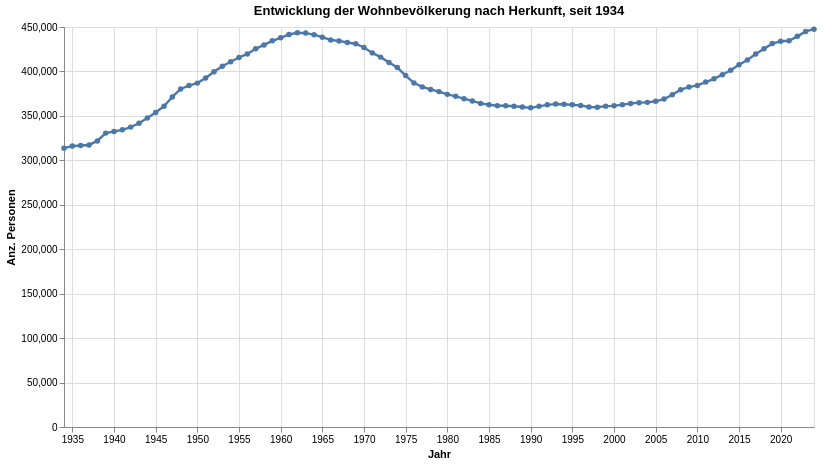

Here is the notebook cell this chart was saved with:
### Code cell
grafik1

### Figure 1 — Vega-Lite specification as saved in the notebook (floating-point values rounded to 4 significant figures)
{"config": {"view": {"continuousWidth": 300, "continuousHeight": 300}}, "layer": [{"mark": {"type": "circle"}, "encoding": {"opacity": {"value": 1.3}, "tooltip": [{"field": "Jahr", "type": "temporal"}, {"field": "AnzMittelBest", "type": "quantitative"}], "x": {"axis": {"title": "Jahr"}, "field": "Jahr", "type": "temporal"}, "y": {"axis": {"title": "Anz. Personen"}, "field": "AnzMittelBest", "type": "quantitative"}}, "name": "view_6", "title": "Entwicklung der Wohnbevölkerung nach Herkunft, seit 1934"}, {"mark": {"type": "line"}, "encoding": {"strokeWidth": {"condition": {"test": {"not": {"param": "param_6"}}, "value": 1.2}, "value": 2.4}, "tooltip": [{"field": "Jahr", "type": "temporal"}, {"field": "AnzMittelBest", "type": "quantitative"}], "x": {"axis": {"title": "Jahr"}, "field": "Jahr", "type": "temporal"}, "y": {"axis": {"title": "Anz. Personen"}, "field": "AnzMittelBest", "type": "quantitative"}}, "title": "Entwicklung der Wohnbevölkerung nach Herkunft, seit 1934"}], "data": {"name": "data-414d326d78afd26f789414ea257a744d"}, "height": 400, "params": [{"name": "param_6", "select": {"type": "point", "fields": [""], "nearest": true, "on": "pointerover"}, "views": ["view_6"]}], "width": 750, "$schema": "https://vega.github.io/schema/vega-lite/v5.8.0.json", "datasets": {"data-414d326d78afd26f789414ea257a744d": [{"Jahr": "1934-01-01T00:00:00", "StichtagDatJahr": "1934-01-01T00:00:00", "AnzMittelBest": 313680, "Jahr_str": "1934-01-01", "Jahr_nbr": 1934}, {"Jahr": "1935-01-01T00:00:00", "StichtagDatJahr": "1935-01-01T00:00:00", "AnzMittelBest": 316050, "Jahr_str": "1935-01-01", "Jahr_nbr": 1935}, {"Jahr": "1936-01-01T00:00:00", "StichtagDatJahr": "1936-01-01T00:00:00", "AnzMittelBest": 316630, "Jahr_str": "1936-01-01", "Jahr_nbr": 1936}, {"Jahr": "1937-01-01T00:00:00", "StichtagDatJahr": "1937-01-01T00:00:00", "AnzMittelBest": 317310, "Jahr_str": "1937-01-01", "Jahr_nbr": 1937}, {"Jahr": "1938-01-01T00:00:00", "StichtagDatJahr": "1938-01-01T00:00:00", "AnzMittelBest": 321800, "Jahr_str": "1938-01-01", "Jahr_nbr": 1938}, {"Jahr": "1939-01-01T00:00:00", "StichtagDatJahr": "1939-01-01T00:00:00", "AnzMittelBest": 330620, "Jahr_str": "1939-01-01", "Jahr_nbr": 1939}, {"Jahr": "1940-01-01T00:00:00", "StichtagDatJahr": "1940-01-01T00:00:00", "AnzMittelBest": 332430, "Jahr_str": "1940-01-01", "Jahr_nbr": 1940}, {"Jahr": "1941-01-01T00:00:00", "StichtagDatJahr": "1941-01-01T00:00:00", "AnzMittelBest": 334290, "Jahr_str": "1941-01-01", "Jahr_nbr": 1941}, {"Jahr": "1942-01-01T00:00:00", "StichtagDatJahr": "1942-01-01T00:00:00", "AnzMittelBest": 337370, "Jahr_str": "1942-01-01", "Jahr_nbr": 1942}, {"Jahr": "1943-01-01T00:00:00", "StichtagDatJahr": "1943-01-01T00:00:00", "AnzMittelBest": 341660, "Jahr_str": "1943-01-01", "Jahr_nbr": 1943}, {"Jahr": "1944-01-01T00:00:00", "StichtagDatJahr": "1944-01-01T00:00:00", "AnzMittelBest": 347750, "Jahr_str": "1944-01-01", "Jahr_nbr": 1944}, {"Jahr": "1945-01-01T00:00:00", "StichtagDatJahr": "1945-01-01T00:00:00", "AnzMittelBest": 353800, "Jahr_str": "1945-01-01", "Jahr_nbr": 1945}, {"Jahr": "1946-01-01T00:00:00", "StichtagDatJahr": "1946-01-01T00:00:00", "AnzMittelBest": 360910, "Jahr_str": "1946-01-01", "Jahr_nbr": 1946}, {"Jahr": "1947-01-01T00:00:00", "StichtagDatJahr": "1947-01-01T00:00:00", "AnzMittelBest": 371330, "Jahr_str": "1947-01-01", "Jahr_nbr": 1947}, {"Jahr": "1948-01-01T00:00:00", "StichtagDatJahr": "1948-01-01T00:00:00", "AnzMittelBest": 380250, "Jahr_str": "1948-01-01", "Jahr_nbr": 1948}, {"Jahr": "1949-01-01T00:00:00", "StichtagDatJahr": "1949-01-01T00:00:00", "AnzMittelBest": 384070, "Jahr_str": "1949-01-01", "Jahr_nbr": 1949}, {"Jahr": "1950-01-01T00:00:00", "StichtagDatJahr": "1950-01-01T00:00:00", "AnzMittelBest": 386860, "Jahr_str": "1950-01-01", "Jahr_nbr": 1950}, {"Jahr": "1951-01-01T00:00:00", "StichtagDatJahr": "1951-01-01T00:00:00", "AnzMittelBest": 392690, "Jahr_str": "1951-01-01", "Jahr_nbr": 1951}, {"Jahr": "1952-01-01T00:00:00", "StichtagDatJahr": "1952-01-01T00:00:00", "AnzMittelBest": 399580, "Jahr_str": "1952-01-01", "Jahr_nbr": 1952}, {"Jahr": "1953-01-01T00:00:00", "StichtagDatJahr": "1953-01-01T00:00:00", "AnzMittelBest": 405770, "Jahr_str": "1953-01-01", "Jahr_nbr": 1953}, {"Jahr": "1954-01-01T00:00:00", "StichtagDatJahr": "1954-01-01T00:00:00", "AnzMittelBest": 410900, "Jahr_str": "1954-01-01", "Jahr_nbr": 1954}, {"Jahr": "1955-01-01T00:00:00", "StichtagDatJahr": "1955-01-01T00:00:00", "AnzMittelBest": 415730, "Jahr_str": "1955-01-01", "Jahr_nbr": 1955}, {"Jahr": "1956-01-01T00:00:00", "StichtagDatJahr": "1956-01-01T00:00:00", "AnzMittelBest": 419730, "Jahr_str": "1956-01-01", "Jahr_nbr": 1956}, {"Jahr": "1957-01-01T00:00:00", "StichtagDatJahr": "1957-01-01T00:00:00", "AnzMittelBest": 425450, "Jahr_str": "1957-01-01", "Jahr_nbr": 1957}, {"Jahr": "1958-01-01T00:00:00", "StichtagDatJahr": "1958-01-01T00:00:00", "AnzMittelBest": 429840, "Jahr_str": "1958-01-01", "Jahr_nbr": 1958}, {"Jahr": "1959-01-01T00:00:00", "StichtagDatJahr": "1959-01-01T00:00:00", "AnzMittelBest": 434410, "Jahr_str": "1959-01-01", "Jahr_nbr": 1959}, {"Jahr": "1960-01-01T00:00:00", "StichtagDatJahr": "1960-01-01T00:00:00", "AnzMittelBest": 437780, "Jahr_str": "1960-01-01", "Jahr_nbr": 1960}, {"Jahr": "1961-01-01T00:00:00", "StichtagDatJahr": "1961-01-01T00:00:00", "AnzMittelBest": 441590, "Jahr_str": "1961-01-01", "Jahr_nbr": 1961}, {"Jahr": "1962-01-01T00:00:00", "StichtagDatJahr": "1962-01-01T00:00:00", "AnzMittelBest": 443500, "Jahr_str": "1962-01-01", "Jahr_nbr": 1962}, {"Jahr": "1963-01-01T00:00:00", "StichtagDatJahr": "1963-01-01T00:00:00", "AnzMittelBest": 443170, "Jahr_str": "1963-01-01", "Jahr_nbr": 1963}, {"Jahr": "1964-01-01T00:00:00", "StichtagDatJahr": "1964-01-01T00:00:00", "AnzMittelBest": 441380, "Jahr_str": "1964-01-01", "Jahr_nbr": 1964}, {"Jahr": "1965-01-01T00:00:00", "StichtagDatJahr": "1965-01-01T00:00:00", "AnzMittelBest": 438520, "Jahr_str": "1965-01-01", "Jahr_nbr": 1965}, {"Jahr": "1966-01-01T00:00:00", "StichtagDatJahr": "1966-01-01T00:00:00", "AnzMittelBest": 435420, "Jahr_str": "1966-01-01", "Jahr_nbr": 1966}, {"Jahr": "1967-01-01T00:00:00", "StichtagDatJahr": "1967-01-01T00:00:00", "AnzMittelBest": 434340, "Jahr_str": "1967-01-01", "Jahr_nbr": 1967}, {"Jahr": "1968-01-01T00:00:00", "StichtagDatJahr": "1968-01-01T00:00:00", "AnzMittelBest": 432600, "Jahr_str": "1968-01-01", "Jahr_nbr": 1968}, {"Jahr": "1969-01-01T00:00:00", "StichtagDatJahr": "1969-01-01T00:00:00", "AnzMittelBest": 431200, "Jahr_str": "1969-01-01", "Jahr_nbr": 1969}, {"Jahr": "1970-01-01T00:00:00", "StichtagDatJahr": "1970-01-01T00:00:00", "AnzMittelBest": 426930, "Jahr_str": "1970-01-01", "Jahr_nbr": 1970}, {"Jahr": "1971-01-01T00:00:00", "StichtagDatJahr": "1971-01-01T00:00:00", "AnzMittelBest": 420880, "Jahr_str": "1971-01-01", "Jahr_nbr": 1971}, {"Jahr": "1972-01-01T00:00:00", "StichtagDatJahr": "1972-01-01T00:00:00", "AnzMittelBest": 416120, "Jahr_str": "1972-01-01", "Jahr_nbr": 1972}, {"Jahr": "1973-01-01T00:00:00", "StichtagDatJahr": "1973-01-01T00:00:00", "AnzMittelBest": 410110, "Jahr_str": "1973-01-01", "Jahr_nbr": 1973}, {"Jahr": "1974-01-01T00:00:00", "StichtagDatJahr": "1974-01-01T00:00:00", "AnzMittelBest": 404370, "Jahr_str": "1974-01-01", "Jahr_nbr": 1974}, {"Jahr": "1975-01-01T00:00:00", "StichtagDatJahr": "1975-01-01T00:00:00", "AnzMittelBest": 395390, "Jahr_str": "1975-01-01", "Jahr_nbr": 1975}, {"Jahr": "1976-01-01T00:00:00", "StichtagDatJahr": "1976-01-01T00:00:00", "AnzMittelBest": 386940, "Jahr_str": "1976-01-01", "Jahr_nbr": 1976}, {"Jahr": "1977-01-01T00:00:00", "StichtagDatJahr": "1977-01-01T00:00:00", "AnzMittelBest": 382640, "Jahr_str": "1977-01-01", "Jahr_nbr": 1977}, {"Jahr": "1978-01-01T00:00:00", "StichtagDatJahr": "1978-01-01T00:00:00", "AnzMittelBest": 379760, "Jahr_str": "1978-01-01", "Jahr_nbr": 1978}, {"Jahr": "1979-01-01T00:00:00", "StichtagDatJahr": "1979-01-01T00:00:00", "AnzMittelBest": 377300, "Jahr_str": "1979-01-01", "Jahr_nbr": 1979}, {"Jahr": "1980-01-01T00:00:00", "StichtagDatJahr": "1980-01-01T00:00:00", "AnzMittelBest": 374210, "Jahr_str": "1980-01-01", "Jahr_nbr": 1980}, {"Jahr": "1981-01-01T00:00:00", "StichtagDatJahr": "1981-01-01T00:00:00", "AnzMittelBest": 372040, "Jahr_str": "1981-01-01", "Jahr_nbr": 1981}, {"Jahr": "1982-01-01T00:00:00", "StichtagDatJahr": "1982-01-01T00:00:00", "AnzMittelBest": 369400, "Jahr_str": "1982-01-01", "Jahr_nbr": 1982}, {"Jahr": "1983-01-01T00:00:00", "StichtagDatJahr": "1983-01-01T00:00:00", "AnzMittelBest": 366820, "Jahr_str": "1983-01-01", "Jahr_nbr": 1983}, {"Jahr": "1984-01-01T00:00:00", "StichtagDatJahr": "1984-01-01T00:00:00", "AnzMittelBest": 364070, "Jahr_str": "1984-01-01", "Jahr_nbr": 1984}, {"Jahr": "1985-01-01T00:00:00", "StichtagDatJahr": "1985-01-01T00:00:00", "AnzMittelBest": 362480, "Jahr_str": "1985-01-01", "Jahr_nbr": 1985}, {"Jahr": "1986-01-01T00:00:00", "StichtagDatJahr": "1986-01-01T00:00:00", "AnzMittelBest": 361470, "Jahr_str": "1986-01-01", "Jahr_nbr": 1986}, {"Jahr": "1987-01-01T00:00:00", "StichtagDatJahr": "1987-01-01T00:00:00", "AnzMittelBest": 361450, "Jahr_str": "1987-01-01", "Jahr_nbr": 1987}, {"Jahr": "1988-01-01T00:00:00", "StichtagDatJahr": "1988-01-01T00:00:00", "AnzMittelBest": 360810, "Jahr_str": "1988-01-01", "Jahr_nbr": 1988}, {"Jahr": "1989-01-01T00:00:00", "StichtagDatJahr": "1989-01-01T00:00:00", "AnzMittelBest": 360030, "Jahr_str": "1989-01-01", "Jahr_nbr": 1989}, {"Jahr": "1990-01-01T00:00:00", "StichtagDatJahr": "1990-01-01T00:00:00", "AnzMittelBest": 359050, "Jahr_str": "1990-01-01", "Jahr_nbr": 1990}, {"Jahr": "1991-01-01T00:00:00", "StichtagDatJahr": "1991-01-01T00:00:00", "AnzMittelBest": 360730, "Jahr_str": "1991-01-01", "Jahr_nbr": 1991}, {"Jahr": "1992-01-01T00:00:00", "StichtagDatJahr": "1992-01-01T00:00:00", "AnzMittelBest": 362450, "Jahr_str": "1992-01-01", "Jahr_nbr": 1992}, {"Jahr": "1993-01-01T00:00:00", "StichtagDatJahr": "1993-01-01T00:00:00", "AnzMittelBest": 363278, "Jahr_str": "1993-01-01", "Jahr_nbr": 1993}, {"Jahr": "1994-01-01T00:00:00", "StichtagDatJahr": "1994-01-01T00:00:00", "AnzMittelBest": 363062, "Jahr_str": "1994-01-01", "Jahr_nbr": 1994}, {"Jahr": "1995-01-01T00:00:00", "StichtagDatJahr": "1995-01-01T00:00:00", "AnzMittelBest": 362445, "Jahr_str": "1995-01-01", "Jahr_nbr": 1995}, {"Jahr": "1996-01-01T00:00:00", "StichtagDatJahr": "1996-01-01T00:00:00", "AnzMittelBest": 361789, "Jahr_str": "1996-01-01", "Jahr_nbr": 1996}, {"Jahr": "1997-01-01T00:00:00", "StichtagDatJahr": "1997-01-01T00:00:00", "AnzMittelBest": 359970, "Jahr_str": "1997-01-01", "Jahr_nbr": 1997}, {"Jahr": "1998-01-01T00:00:00", "StichtagDatJahr": "1998-01-01T00:00:00", "AnzMittelBest": 359728, "Jahr_str": "1998-01-01", "Jahr_nbr": 1998}, {"Jahr": "1999-01-01T00:00:00", "StichtagDatJahr": "1999-01-01T00:00:00", "AnzMittelBest": 360974, "Jahr_str": "1999-01-01", "Jahr_nbr": 1999}, {"Jahr": "2000-01-01T00:00:00", "StichtagDatJahr": "2000-01-01T00:00:00", "AnzMittelBest": 361301, "Jahr_str": "2000-01-01", "Jahr_nbr": 2000}, {"Jahr": "2001-01-01T00:00:00", "StichtagDatJahr": "2001-01-01T00:00:00", "AnzMittelBest": 362664, "Jahr_str": "2001-01-01", "Jahr_nbr": 2001}, {"Jahr": "2002-01-01T00:00:00", "StichtagDatJahr": "2002-01-01T00:00:00", "AnzMittelBest": 363944, "Jahr_str": "2002-01-01", "Jahr_nbr": 2002}, {"Jahr": "2003-01-01T00:00:00", "StichtagDatJahr": "2003-01-01T00:00:00", "AnzMittelBest": 364884, "Jahr_str": "2003-01-01", "Jahr_nbr": 2003}, {"Jahr": "2004-01-01T00:00:00", "StichtagDatJahr": "2004-01-01T00:00:00", "AnzMittelBest": 365209, "Jahr_str": "2004-01-01", "Jahr_nbr": 2004}, {"Jahr": "2005-01-01T00:00:00", "StichtagDatJahr": "2005-01-01T00:00:00", "AnzMittelBest": 366418, "Jahr_str": "2005-01-01", "Jahr_nbr": 2005}, {"Jahr": "2006-01-01T00:00:00", "StichtagDatJahr": "2006-01-01T00:00:00", "AnzMittelBest": 368917, "Jahr_str": "2006-01-01", "Jahr_nbr": 2006}, {"Jahr": "2007-01-01T00:00:00", "StichtagDatJahr": "2007-01-01T00:00:00", "AnzMittelBest": 373762, "Jahr_str": "2007-01-01", "Jahr_nbr": 2007}, {"Jahr": "2008-01-01T00:00:00", "StichtagDatJahr": "2008-01-01T00:00:00", "AnzMittelBest": 379500, "Jahr_str": "2008-01-01", "Jahr_nbr": 2008}, {"Jahr": "2009-01-01T00:00:00", "StichtagDatJahr": "2009-01-01T00:00:00", "AnzMittelBest": 382453, "Jahr_str": "2009-01-01", "Jahr_nbr": 2009}, {"Jahr": "2010-01-01T00:00:00", "StichtagDatJahr": "2010-01-01T00:00:00", "AnzMittelBest": 384246, "Jahr_str": "2010-01-01", "Jahr_nbr": 2010}, {"Jahr": "2011-01-01T00:00:00", "StichtagDatJahr": "2011-01-01T00:00:00", "AnzMittelBest": 388057, "Jahr_str": "2011-01-01", "Jahr_nbr": 2011}, {"Jahr": "2012-01-01T00:00:00", "StichtagDatJahr": "2012-01-01T00:00:00", "AnzMittelBest": 391729, "Jahr_str": "2012-01-01", "Jahr_nbr": 2012}, {"Jahr": "2013-01-01T00:00:00", "StichtagDatJahr": "2013-01-01T00:00:00", "AnzMittelBest": 396342, "Jahr_str": "2013-01-01", "Jahr_nbr": 2013}, {"Jahr": "2014-01-01T00:00:00", "StichtagDatJahr": "2014-01-01T00:00:00", "AnzMittelBest": 401267, "Jahr_str": "2014-01-01", "Jahr_nbr": 2014}, {"Jahr": "2015-01-01T00:00:00", "StichtagDatJahr": "2015-01-01T00:00:00", "AnzMittelBest": 407629, "Jahr_str": "2015-01-01", "Jahr_nbr": 2015}, {"Jahr": "2016-01-01T00:00:00", "StichtagDatJahr": "2016-01-01T00:00:00", "AnzMittelBest": 412820, "Jahr_str": "2016-01-01", "Jahr_nbr": 2016}, {"Jahr": "2017-01-01T00:00:00", "StichtagDatJahr": "2017-01-01T00:00:00", "AnzMittelBest": 419549, "Jahr_str": "2017-01-01", "Jahr_nbr": 2017}, {"Jahr": "2018-01-01T00:00:00", "StichtagDatJahr": "2018-01-01T00:00:00", "AnzMittelBest": 425593, "Jahr_str": "2018-01-01", "Jahr_nbr": 2018}, {"Jahr": "2019-01-01T00:00:00", "StichtagDatJahr": "2019-01-01T00:00:00", "AnzMittelBest": 431322, "Jahr_str": "2019-01-01", "Jahr_nbr": 2019}, {"Jahr": "2020-01-01T00:00:00", "StichtagDatJahr": "2020-01-01T00:00:00", "AnzMittelBest": 433963, "Jahr_str": "2020-01-01", "Jahr_nbr": 2020}, {"Jahr": "2021-01-01T00:00:00", "StichtagDatJahr": "2021-01-01T00:00:00", "AnzMittelBest": 434516, "Jahr_str": "2021-01-01", "Jahr_nbr": 2021}, {"Jahr": "2022-01-01T00:00:00", "StichtagDatJahr": "2022-01-01T00:00:00", "AnzMittelBest": 439504, "Jahr_str": "2022-01-01", "Jahr_nbr": 2022}, {"Jahr": "2023-01-01T00:00:00", "StichtagDatJahr": "2023-01-01T00:00:00", "AnzMittelBest": 445015, "Jahr_str": "2023-01-01", "Jahr_nbr": 2023}, {"Jahr": "2024-01-01T00:00:00", "StichtagDatJahr": "2024-01-01T00:00:00", "AnzMittelBest": 447570, "Jahr_str": "2024-01-01", "Jahr_nbr": 2024}]}}
